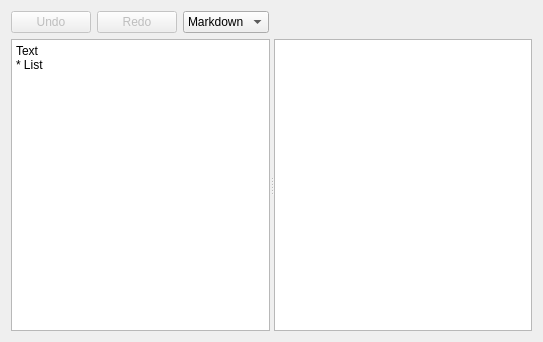
<?xml version="1.0" encoding="UTF-8"?>
<ui version="4.0">
 <class>TabPlainText</class>
 <widget class="QWidget" name="TabPlainText">
  <property name="geometry">
   <rect>
    <x>0</x>
    <y>0</y>
    <width>543</width>
    <height>342</height>
   </rect>
  </property>
  <property name="windowTitle">
   <string>Form</string>
  </property>
  <layout class="QVBoxLayout" name="verticalLayout">
   <item>
    <layout class="QHBoxLayout" name="horizontalLayout">
     <item>
      <widget class="QPushButton" name="pushButtonUndo">
       <property name="enabled">
        <bool>false</bool>
       </property>
       <property name="text">
        <string>Undo</string>
       </property>
      </widget>
     </item>
     <item>
      <widget class="QPushButton" name="pushButtonRedo">
       <property name="enabled">
        <bool>false</bool>
       </property>
       <property name="text">
        <string>Redo</string>
       </property>
      </widget>
     </item>
     <item>
      <widget class="QComboBox" name="comboBoxType">
       <item>
        <property name="text">
         <string>Markdown</string>
        </property>
       </item>
       <item>
        <property name="text">
         <string>Html</string>
        </property>
       </item>
       <item>
        <property name="text">
         <string>Plain</string>
        </property>
       </item>
      </widget>
     </item>
     <item>
      <spacer name="horizontalSpacer">
       <property name="orientation">
        <enum>Qt::Horizontal</enum>
       </property>
       <property name="sizeHint" stdset="0">
        <size>
         <width>40</width>
         <height>20</height>
        </size>
       </property>
      </spacer>
     </item>
    </layout>
   </item>
   <item>
    <widget class="QSplitter" name="splitter">
     <property name="sizePolicy">
      <sizepolicy hsizetype="Expanding" vsizetype="Expanding">
       <horstretch>0</horstretch>
       <verstretch>0</verstretch>
      </sizepolicy>
     </property>
     <property name="orientation">
      <enum>Qt::Horizontal</enum>
     </property>
     <widget class="QPlainTextEdit" name="plainTextEdit">
      <property name="plainText">
       <string>Text
* List
</string>
      </property>
     </widget>
     <widget class="QTextBrowser" name="textBrowser"/>
    </widget>
   </item>
  </layout>
 </widget>
 <resources/>
 <connections/>
</ui>
